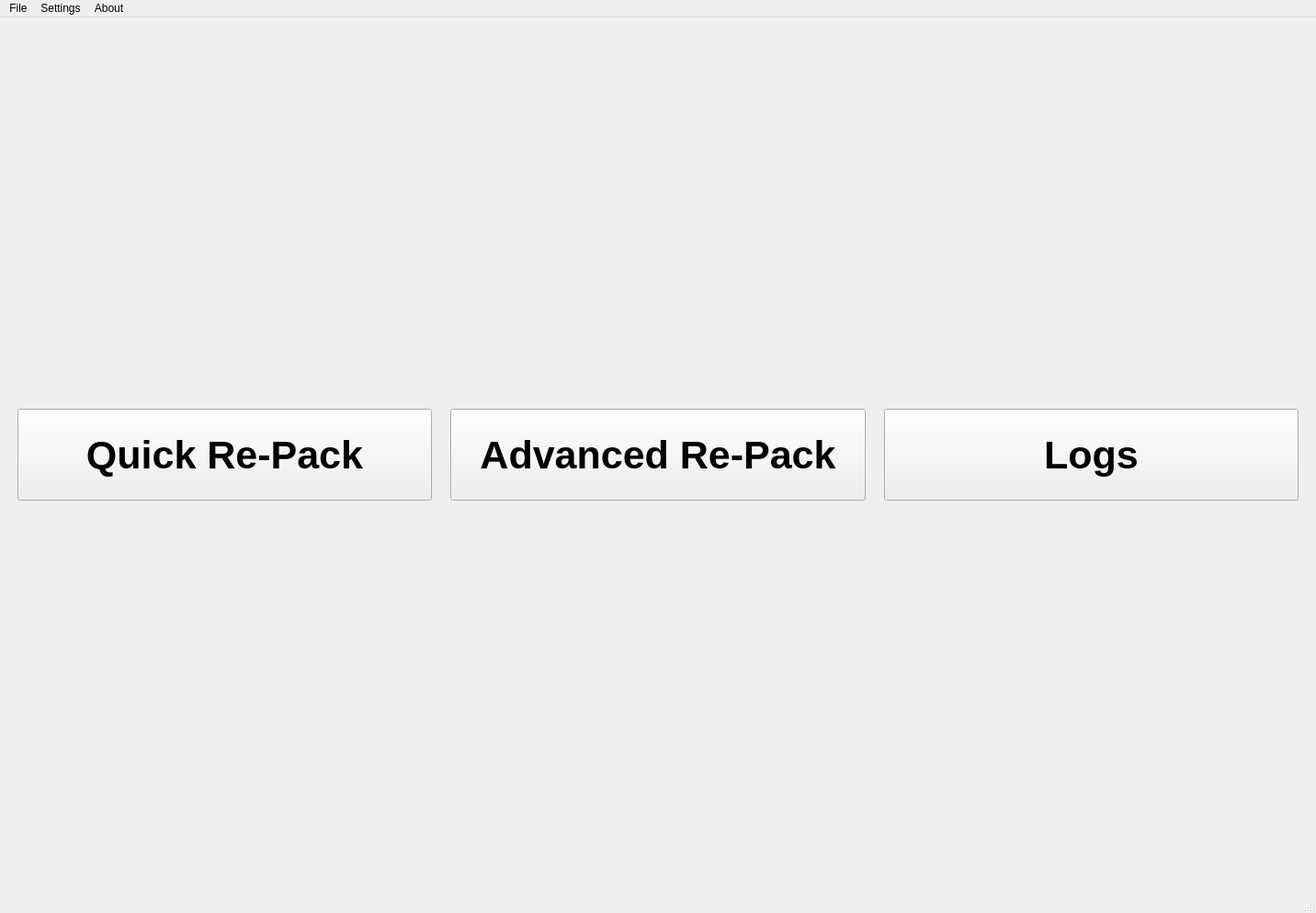
<?xml version="1.0" encoding="UTF-8"?>
<ui version="4.0">
 <class>MainWindow</class>
 <widget class="QMainWindow" name="MainWindow">
  <property name="geometry">
   <rect>
    <x>0</x>
    <y>0</y>
    <width>1432</width>
    <height>994</height>
   </rect>
  </property>
  <property name="minimumSize">
   <size>
    <width>1432</width>
    <height>0</height>
   </size>
  </property>
  <property name="windowTitle">
   <string>MainWindow</string>
  </property>
  <widget class="QWidget" name="centralwidget">
   <property name="font">
    <font>
     <italic>false</italic>
     <bold>true</bold>
     <underline>false</underline>
     <strikeout>false</strikeout>
    </font>
   </property>
   <property name="mouseTracking">
    <bool>false</bool>
   </property>
   <property name="autoFillBackground">
    <bool>false</bool>
   </property>
   <layout class="QVBoxLayout" name="verticalLayout">
    <item>
     <layout class="QHBoxLayout" name="horizontalLayout">
      <property name="spacing">
       <number>0</number>
      </property>
      <property name="sizeConstraint">
       <enum>QLayout::SizeConstraint::SetNoConstraint</enum>
      </property>
      <property name="leftMargin">
       <number>10</number>
      </property>
      <property name="rightMargin">
       <number>10</number>
      </property>
      <item>
       <widget class="QPushButton" name="pushButton">
        <property name="minimumSize">
         <size>
          <width>0</width>
          <height>100</height>
         </size>
        </property>
        <property name="font">
         <font>
          <pointsize>32</pointsize>
          <italic>false</italic>
          <bold>true</bold>
          <underline>false</underline>
          <strikeout>false</strikeout>
         </font>
        </property>
        <property name="text">
         <string>Quick Re-Pack</string>
        </property>
       </widget>
      </item>
      <item>
       <spacer name="verticalSpacer">
        <property name="orientation">
         <enum>Qt::Orientation::Vertical</enum>
        </property>
        <property name="sizeHint" stdset="0">
         <size>
          <width>20</width>
          <height>40</height>
         </size>
        </property>
       </spacer>
      </item>
      <item>
       <widget class="QPushButton" name="pushButton_2">
        <property name="minimumSize">
         <size>
          <width>0</width>
          <height>100</height>
         </size>
        </property>
        <property name="font">
         <font>
          <pointsize>32</pointsize>
          <italic>false</italic>
          <bold>true</bold>
          <underline>false</underline>
          <strikeout>false</strikeout>
         </font>
        </property>
        <property name="text">
         <string>Advanced Re-Pack</string>
        </property>
       </widget>
      </item>
      <item>
       <spacer name="verticalSpacer_2">
        <property name="orientation">
         <enum>Qt::Orientation::Vertical</enum>
        </property>
        <property name="sizeHint" stdset="0">
         <size>
          <width>20</width>
          <height>40</height>
         </size>
        </property>
       </spacer>
      </item>
      <item>
       <widget class="QPushButton" name="pushButton_3">
        <property name="minimumSize">
         <size>
          <width>0</width>
          <height>100</height>
         </size>
        </property>
        <property name="font">
         <font>
          <pointsize>32</pointsize>
          <italic>false</italic>
          <bold>true</bold>
          <underline>false</underline>
          <strikeout>false</strikeout>
         </font>
        </property>
        <property name="text">
         <string>Logs</string>
        </property>
       </widget>
      </item>
     </layout>
    </item>
   </layout>
  </widget>
  <widget class="QStatusBar" name="statusbar"/>
  <widget class="QMenuBar" name="menubar">
   <property name="geometry">
    <rect>
     <x>0</x>
     <y>0</y>
     <width>1432</width>
     <height>33</height>
    </rect>
   </property>
   <widget class="QMenu" name="menuFile">
    <property name="title">
     <string>File</string>
    </property>
   </widget>
   <widget class="QMenu" name="menuSettings">
    <property name="title">
     <string>Settings</string>
    </property>
   </widget>
   <widget class="QMenu" name="menuAbout">
    <property name="title">
     <string>About</string>
    </property>
   </widget>
   <addaction name="menuFile"/>
   <addaction name="menuSettings"/>
   <addaction name="menuAbout"/>
  </widget>
 </widget>
 <resources/>
 <connections/>
</ui>
